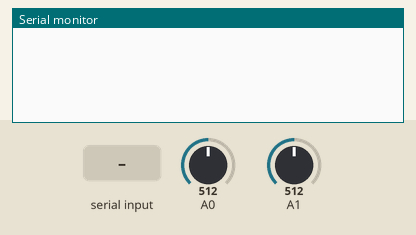
Bench run of a sketch on a simulated Arduino Uno, built with avr-gcc and run on an emulated ATmega328P. On the bench: the last lines printed to the serial monitor. Inputs (shaded band) come from the test bench; at power-on: A0 = 512, A1 = 512.

Above: at 1.2 s.
1.3 s: "90,45\n" received over Serial
At 2.49 s:
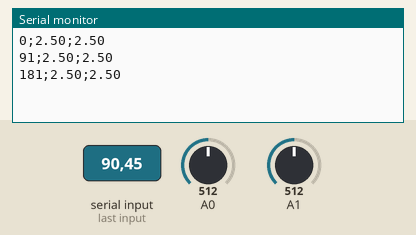
3.8 s: A0 set to 716
At 3.93 s:
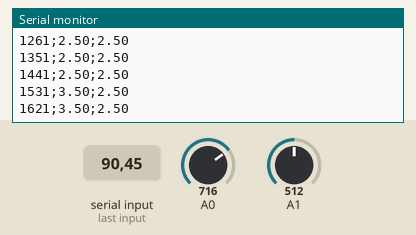
5.3 s: A1 set to 716
At 5.37 s:
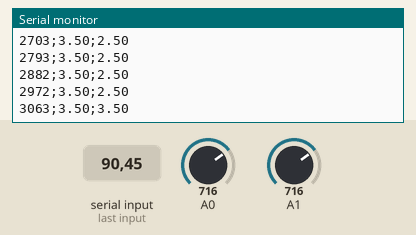
6.8 s: "30,150\n" received over Serial
8.3 s: A0 set to 900
At 9.4 s:
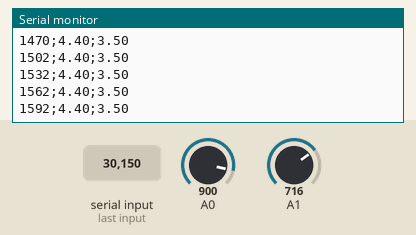
9.8 s: "5\n" received over Serial
Timing chart, 0 to 12.8 s (numbered marks = the images above; inputs shaded):
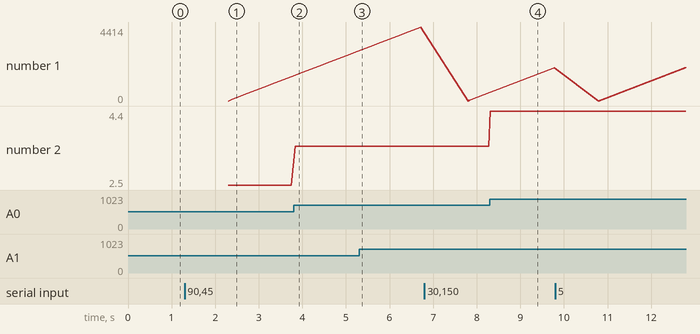

The sketch:

voltageA0_A1.ino
```cpp
unsigned long time = 0;
unsigned long duration = 0;
unsigned long durationStart;
int acquisition;
boolean x = false;


void setup() {
  Serial.begin(115200);
 }

void loop() {
  if (Serial.available() > 0) {
    acquisition = Serial.readString().toInt();
    if (acquisition == 0) {
      x = false;
    }
    else {
      x = true;
      durationStart = millis();
      time = 0 ;
    }
  }

  if (x == true) {
    duration = millis() - durationStart;
    if (millis() - time >= acquisition) {
      time = millis();
      Serial.print(duration);    // time
      Serial.print(";");
      Serial.print(analogRead(A0) * 5 / 1023.00);  //first value
      Serial.print(";");
      Serial.print(analogRead(A1) * 5 / 1023.00); //second value
      Serial.println();
    }
  }
}
```

Measured:
- after the input at 1.3 s, the serial monitor: prints a new line after 1.0 s (image 1)
- after the input at 3.8 s, the serial monitor: prints a new line at once (image 2)
- after the input at 5.3 s, the serial monitor: prints a new line after 0.06 s (image 3)
- plotted number 1: 4414 → 480 after the input at 6.8 s
- plotted number 2: 2.5 → 3.5 after the input at 3.8 s
